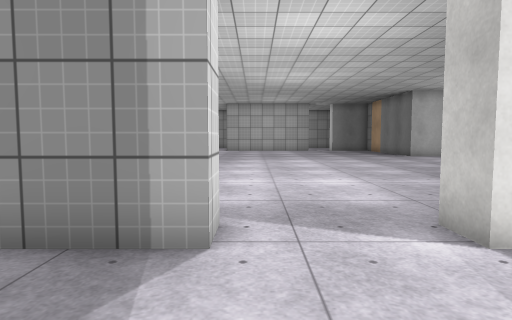
view 1 (above)

17 first-person views from a walk through a 3-D level made in the Unity game engine. The camera is 1.2 m above the floor, tilts 4° down and sees 75° across. The floor is counted in squares, 1 m on a side. Each view is taken from the middle of a square. On the plan, view 1 faces up. The plan holds only what a view shows up to about 14 squares ahead; the rest is blank. The place goes on beyond the plan. The player character is not drawn. Surface patterns are stand-ins for the level's own textures.

view 2
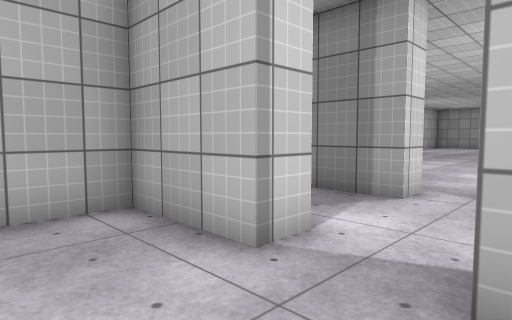

view 3
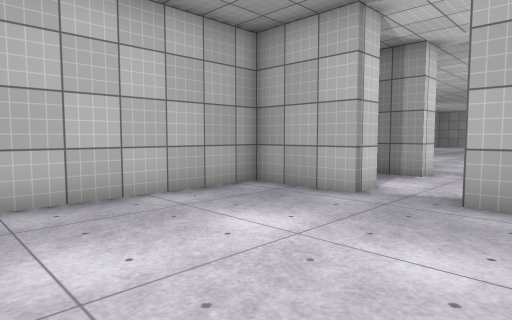

view 4
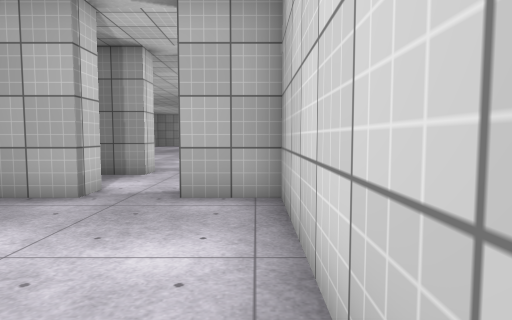

view 5
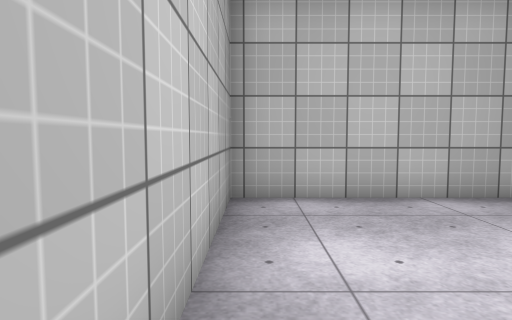

view 6
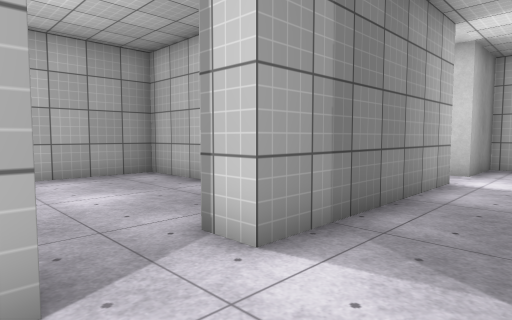

view 7
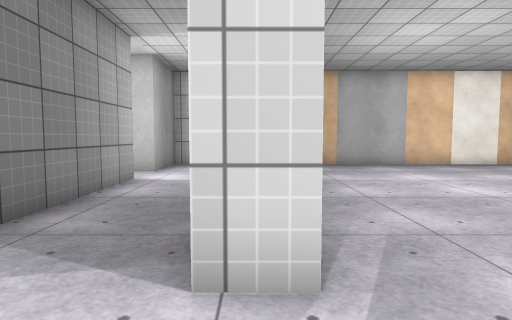

view 8
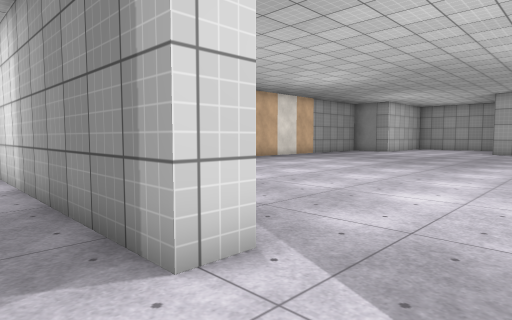

view 9
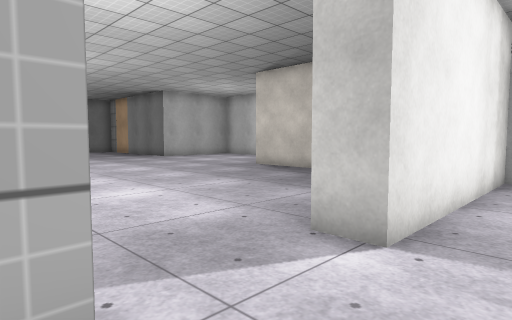

view 10
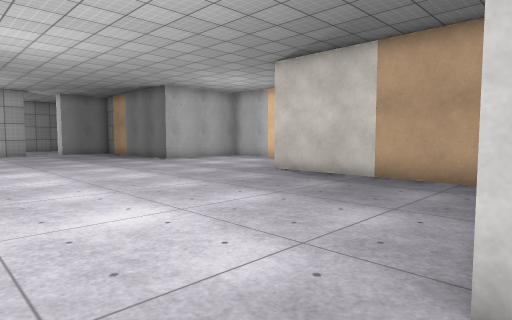

view 11
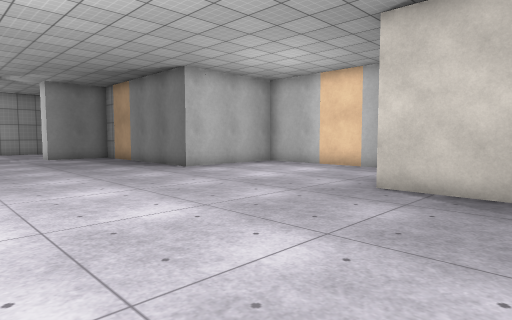

view 12
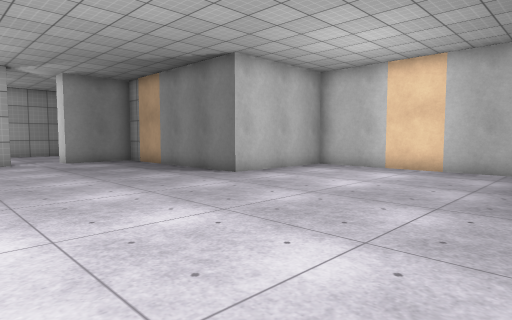

view 13
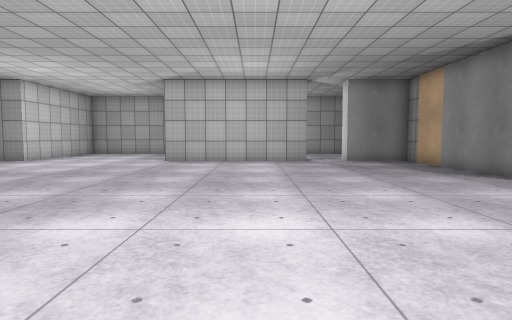

view 14
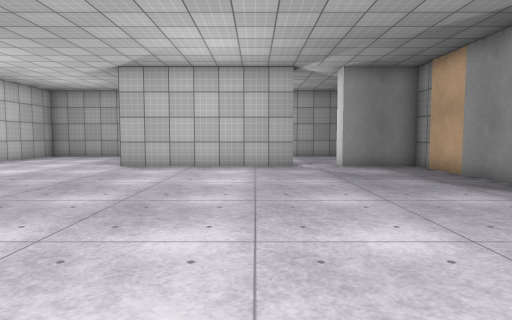

view 15
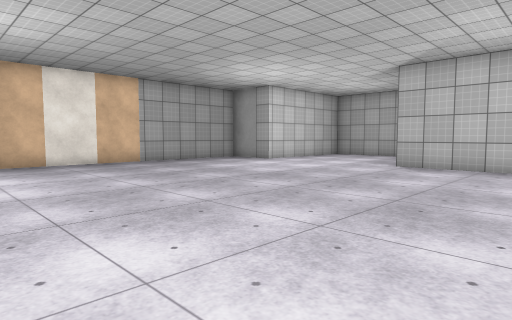

view 16
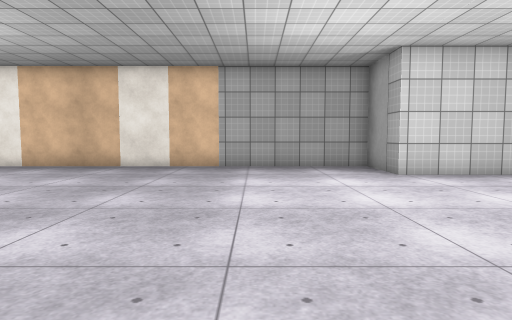

view 17
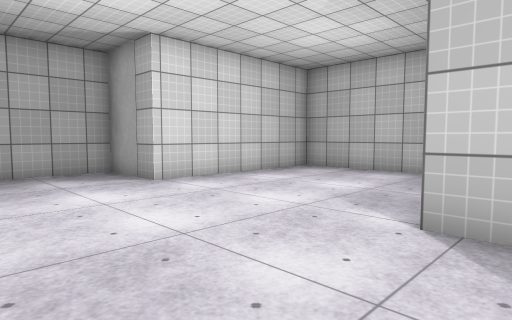

### Floor plan
Points are (right, up) in squares from view 1. A wall is a line through its corners. A room is listed if a view was taken in it or the views show most of it. See-through windows are left out.
Room 1 (views 1, 2, 3, 4, 5)
walls: (3.5, -6.4) (3.5, -0.5) (1.5, -0.5); (-0.5, 0.5) (-0.5, -0.5) (-3.5, -0.5) (-3.5, -7.5) (2.4, -7.5)
ways out: opening at (0.5, 0) to room 2
Room 2 (views 6, 7, 8, 9, 10, 11, 12, 13, 14, 15, 16, 17)
walls: (-0.5, 4.6) (-0.5, 3.5) (-9.6, 3.5); (4.6, 28.5) (-2.5, 28.5); (9.5, 5.9) (9.5, 12.5); (13.4, 20.5) (9.5, 20.5) (9.5, 28.5) (6.5, 28.5); (14.5, 13.6) (14.5, 19.5); (9.5, 3.5) (2.5, 3.5) (2.5, 4.5); (-7.6, 0.5) (-0.5, 0.5); (-12.5, 1.1) (-12.5, 0.5) (-9.5, 0.5) (-9.5, -0.2); (-4.8, 35.5) (-9.5, 35.5) (-9.5, 28.5) (-12.5, 28.5) (-12.5, 13.6)
ways out: opening at (0.5, 0) to room 1; opening at (-8.5, 0)

Where each view was taken, in squares from view 1:
view 1: 0 up, 0 right, facing up
view 2: 3 down, 2 right, facing up-left
view 3: 7 down, 3 right, facing up-left
view 4: 7 down, 3 right, facing up
view 5: 7 down, 3 right, facing left
view 6: 3 up, 2 right, facing down-left
view 7: 4 up, 2 right, facing left
view 8: 2 up, 2 right, facing up-left
view 9: 2 up, 1 left, facing up-right
view 10: 4 up, 0 right, facing up-right
view 11: 9 up, 2 right, facing up-right
view 12: 12 up, 2 right, facing up-right
view 13: 12 up, 2 right, facing up
view 14: 15 up, 3 right, facing up
view 15: 15 up, 3 right, facing up-left
view 16: 24 up, 1 right, facing left
view 17: 24 up, 1 left, facing up-left
